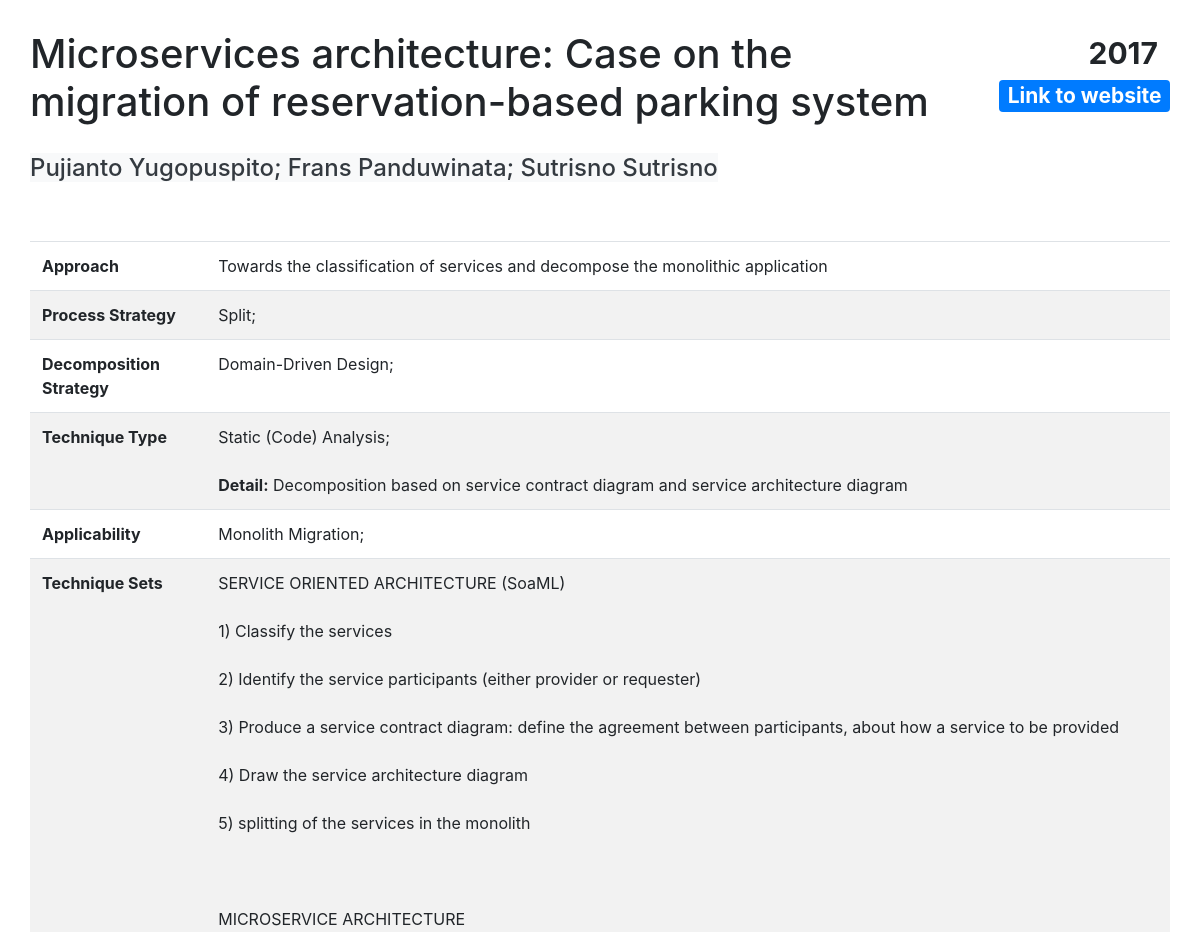
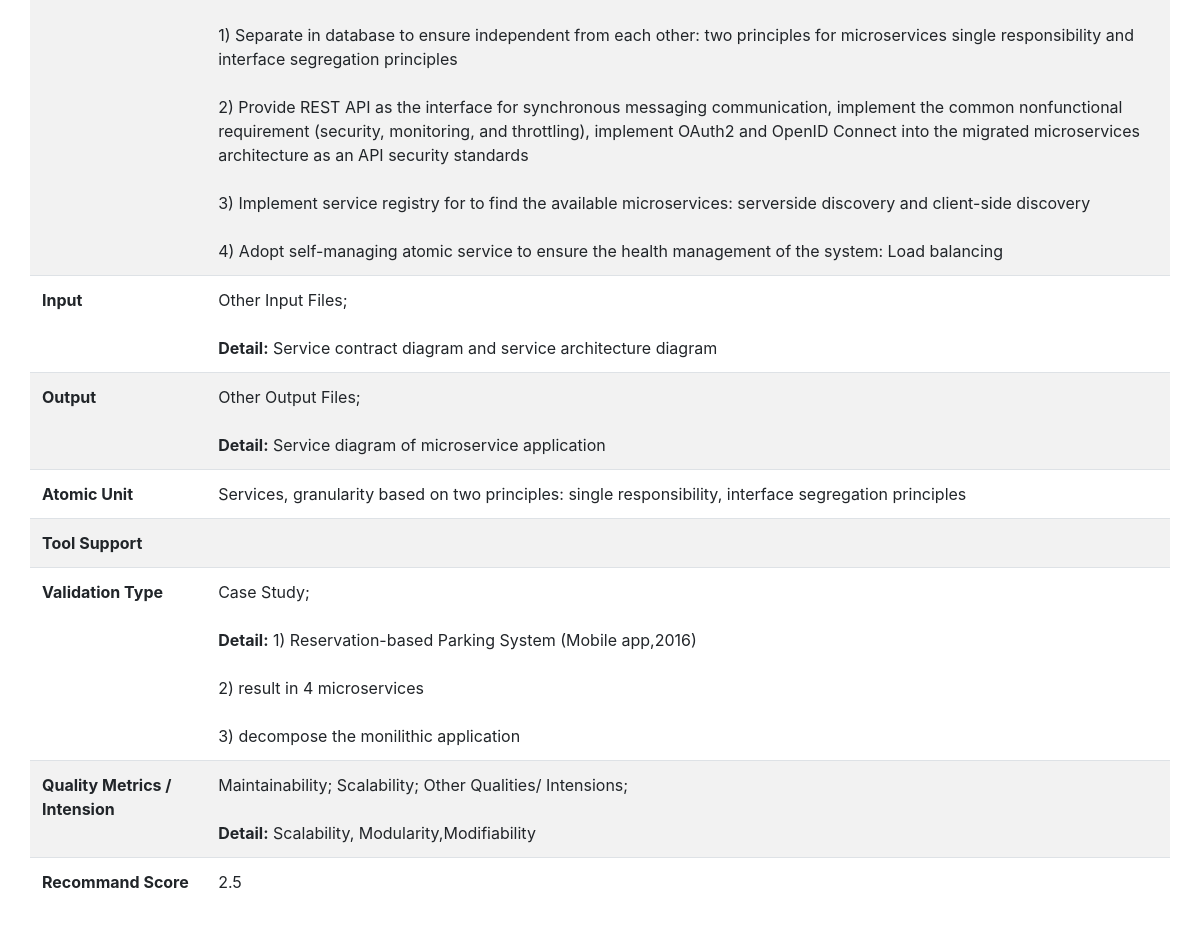
Page /result.php?id=3 on the committed database (2 pictures, top to bottom).
### tables this page shows
CREATE TABLE `contribution` (
  `id` int(11) NOT NULL,
  `Title` varchar(150) NOT NULL DEFAULT 'Title',
  `Year` year(4) NOT NULL DEFAULT 2000,
  `Authors` tinytext NOT NULL,
  `Link` varchar(250) NOT NULL DEFAULT 'Empty Link',
  `Approach` text NOT NULL,
  `Process_Rewrite` tinyint(4) NOT NULL DEFAULT 0 COMMENT 'Process Strategy',
  `Process_Extension` tinyint(4) NOT NULL DEFAULT 0 COMMENT 'Process Strategy',
  `Process_StranglerPattern` tinyint(4) NOT NULL DEFAULT 0 COMMENT 'Process Strategy',
  `Process_ContinuousEvolution` tinyint(4) NOT NULL DEFAULT 0 COMMENT 'Process Strategy',
  `Process_Split` tinyint(4) NOT NULL DEFAULT 0 COMMENT 'Process Strategy',
  `Process_Others` tinyint(4) NOT NULL DEFAULT 0 COMMENT 'Process Strategy',
  `ProcessDetail` mediumtext DEFAULT NULL,
  `Decomposition_DDD` tinyint(4) NOT NULL DEFAULT 0 COMMENT 'Decomposition Strategy',
  `Decomposition_FunctionalDecomposition` tinyint(4) NOT NULL DEFAULT 0 COMMENT 'Decomposition Strategy',
  `Decomposition_ExistingStructure` tinyint(4) NOT NULL DEFAULT 0 COMMENT 'Decomposition Strategy',
  `Decomposition_Others` tinyint(4) NOT NULL DEFAULT 0 COMMENT 'Decomposition Strategy',
  `DecompositionDetail` tinytext DEFAULT NULL,
  `TechniqueSet` mediumtext NOT NULL,
  `Technique_SCA` tinyint(4) NOT NULL DEFAULT 0 COMMENT 'Technique Type',
  `Technique_MDA` tinyint(4) NOT NULL DEFAULT 0 COMMENT 'Technique Type',
  `Technique_WDA` tinyint(4) NOT NULL DEFAULT 0 COMMENT 'Technique Type',
  `Technique_DMC` tinyint(4) NOT NULL DEFAULT 0 COMMENT 'Technique Type',
  `Technique_Others` tinyint(4) NOT NULL DEFAULT 0 COMMENT 'Technique Type',
  `TechniqueTypeDetail` mediumtext DEFAULT NULL,
  `Applicability_GR` tinyint(1) NOT NULL DEFAULT 0 COMMENT 'Applicability',
  `Applicability_MO` tinyint(1) NOT NULL DEFAULT 0 COMMENT 'Applicability',
  `AtomicUnit` tinytext DEFAULT NULL,
  `Input_SourceCode` tinyint(4) NOT NULL DEFAULT 0 COMMENT 'Input Choice',
  `Input_UseCase` tinyint(4) NOT NULL DEFAULT 0 COMMENT 'Input Choice',
  `Input_SystemSpecification` tinyint(4) NOT NULL DEFAULT 0 COMMENT 'Input Choice',
  `Input_API` tinyint(4) NOT NULL DEFAULT 0 COMMENT 'Input Choice',
  `Input_Others` tinyint(4) NOT NULL DEFAULT 0 COMMENT 'Input Choice',
  `InputDetail` tinytext DEFAULT NULL,
  `Output_List` tinyint(4) NOT NULL DEFAULT 0 COMMENT 'Output Choice',
  `Output_Archi` tinyint(4) NOT NULL DEFAULT 0 COMMENT 'Output Choice',
  `Output_Others` tinyint(4) NOT NULL DEFAULT 0 COMMENT 'Output Choice',
  `OutputDetail` tinytext DEFAULT NULL,
  `Tool` mediumtext DEFAULT NULL,
  `Validation_Experiment` tinyint(4) NOT NULL DEFAULT 0 COMMENT 'Validation Type',
  `Validation_Example` tinyint(4) NOT NULL DEFAULT 0 COMMENT 'Validation Type',
  `Validation_CaseStudy` tinyint(4) NOT NULL DEFAULT 0 COMMENT 'Validation Type',
  `Validation_NoValidation` tinyint(4) NOT NULL DEFAULT 0 COMMENT 'Validation Type',
  `ValidationTypeDetail` mediumtext DEFAULT NULL,
  `ValidationMetrics` mediumtext DEFAULT NULL,
  `Quality_Maintainability` tinyint(4) NOT NULL DEFAULT 0 COMMENT 'Quality',
  `Quality_Security` tinyint(4) NOT NULL DEFAULT 0 COMMENT 'Quality',
  `Quality_Performance` tinyint(4) NOT NULL DEFAULT 0 COMMENT 'Quality',
  `Quality_Reliability` tinyint(4) NOT NULL DEFAULT 0 COMMENT 'Quality',
  `Quality_Scalability` tinyint(4) DEFAULT 0 COMMENT 'Quality',
  `Quality_Others` tinyint(4) NOT NULL DEFAULT 0 COMMENT 'Quality',
  `QualityDetail` mediumtext DEFAULT NULL,
  `Score` float NOT NULL DEFAULT 1
);

### result.php (the view, shortened to what this page needs)
<!DOCTYPE html>
<html lang="en">
<head>
    <link rel="stylesheet" href="https://maxcdn.bootstrapcdn.com/bootstrap/4.5.0/css/bootstrap.min.css">
    <link rel="stylesheet" type="text/css" href="css/style.css">
</head>
<?php
include('functions.php');
$servername = "localhost";
$username = "user";
$password = "";
$dbname = "migration";
$conn = new mysqli($servername, $username, $password, $dbname);
$sql = "SELECT * FROM contribution WHERE id=" . $_GET['id'];
$result = $conn->query($sql);
if ($result->num_rows > 0) {
    $row = $result->fetch_assoc();
} else {
    echo "<h1>Error: fail to find detailed page from database</h1>";
}
?>
<body>
    <div class="container-fluid" style="padding:30px">
        <div class="row">
            <div class="col-md-10">
                <div class="page-header">
                    <h1 id="Title" name="Title">
                        <?php
                        echo nl2br($row["Title"]); ?>
                    </h1>
                </div>
            </div>
            <div class="col-md-2">
                <div class="row">
                    <div class="col-md-12">
                        <h1>
                            <span class="badge badge-default float-right" id="Year" name="Year">
                                <?php
                                echo $row["Year"]; ?>
                            </span>
                        </h1>
                    </div>
                </div>
                <div class="row" style="margin-top:5px">
                    <div class="col-md-12">
                        <h3><a href="<?php
                                        echo $row["Link"]; ?>" class="badge badge-primary float-right" id="Link" name="Link" target="_blank">Link to website</a></h3>
                    </div>
                </div>
            </div>
        </div>
        <div class="row" style="margin-top:20px">
            <div class="col-md-12">
                <h4><span class="bg-light text-dark" id="Author" name="Author">
                        <?php
                        echo $row["Authors"]; ?></span></h4>
            </div>
        </div>
        <div class="row" style="margin-top:50px">
            <div class="col-md-12">
                <table class="table">
                    <tbody>
                        <tr class="table">
                            <td>
                                <b>Approach</b>
                            </td>
                            <td id="DetailApproach" name="DetailApproach">
                                <?php
                                echo $row["Approach"]; ?>
                            </td>
                        </tr>
                        <tr class="table">
                            <td>
                                <b>Process Strategy</b>
                            </td>
                            <td id="DetailProcessStrategy" name="DetailProcessStrategy">
                            </td>
                        </tr>
                        <trclass="table">
                            <td>
                                <b>Decomposition Strategy</b>
                            </td>
                            <td id="DetailDecompositionStrategy" name="DetailDecompositionStrategy">
                            </td>
                            <tr class="table">
                                <td>
                                    <b>Technique Type</b>
                                </td>
                                <td id="DetailTechniqueType" name="DetailTechniqueType">
                                    <?php
                                    showTechniqueType($row);
                                    ?>
                                </td>
                            </tr>
                            <tr class="table">
                                <td>
                                    <b>Applicability</b>
                                </td>
                                <td id="DetailApplicability" name="DetailApplicability">
                                </td>
                            </tr>
                            <tr class="table">
                                <td>
                                    <b>Technique Sets</b>
                                </td>
                                <td id="DetailTechniqueSets" name="DetailTechniqueSets">
                                    <?php
                                    echo nl2br($row["TechniqueSet"]); ?>
                                </td>
                            </tr>
                            <tr class="table">
                                <td>
                                    <b> Input</b>
                                </td>
                                <td id="DetailInput" name="DetailInput">
                                    <?php
                                    showInput($row);
                                    ?>
                                </td>
                            </tr>
                            <tr class="table">
                                <td>
                                    <b>Output</b>
                                </td>
                                <td id="DetailOutput" name="DetailOutput">
                                    <?php
                                    showOutput($row);
                                    ?>
                                </td>
                            </tr>
                            <tr class="table">
                                <td>
                                    <b>Atomic Unit</b>
                                </td>
                                <td id="DetailAtomic" name="DetailAtomic">
                                    <?php
                                    echo nl2br($row["AtomicUnit"]); ?>
                                </td>
                            </tr>
                            <tr class="table">
                                <td>
                                    <b>Tool Support</b>
                                </td>
                                <td id="DetailToolSupport" name="DetailToolSupport">
                                </td>
                            </tr>
                            <tr class="table">
                                <td>
                                    <b>Validation Type</b>
                                </td>
                                <td id="DetailValidationType" name="DetailValidationType">
                                    <?php
                                    showValidation($row); ?>
                                </td>
                            </tr>
                            <tr class="table">
                                <td>
                                    <b>Quality Metrics / Intension</b>
                                </td>
                                <td id="DetailQuality" name="DetailQuality">
                                    <?php
                                    showQuality($row); ?>
                                </td>
                            </tr>
                            <tr class="table">
                                <td>
                                    <b>Recommand Score</b>
                                </td>
                                <td id="Score" name="Score">
                                    <?php
                                    echo $row["Score"]; ?>
                                </td>
                            </tr>
                    </tbody>
                </table>
            </div>
        </div>
    </div>
</body>
</html>

### functions.php (shortened to what this page needs)
<?php
function showProcess($row)
{
    $data = "";
    if ($row["Process_Split"] != 0) {
        $data = $data . "Split; ";
    }
    echo nl2br($data);
}
function showDecomposition($row)
{
    $data = "";
    if ($row["Decomposition_DDD"] != 0) {
        $data = $data . "Domain-Driven Design; ";
    }
    echo nl2br($data);
}
function showTechniqueType($row)
{
    $data = "";
    if ($row["Technique_SCA"] != 0) {
        $data = $data . "Static (Code) Analysis; ";
    }
    if ($row["TechniqueTypeDetail"] != null && strcmp($row["TechniqueTypeDetail"], "") != 0) {
        $data = $data . "<br><br><b>Detail:</b> " . $row["TechniqueTypeDetail"];
    }
    echo nl2br($data);
}
function showApplicability($row)
{
    $data = "";
    if ($row["Applicability_MO"] != 0) {
        $data = $data . "Monolith Migration; ";
    }
    echo nl2br($data);
}
function showInput($row)
{
    $data = "";
    if ($row["Input_Others"] != 0) {
        $data = $data . "Other Input Files; ";
    }
    if ($row["InputDetail"] != null && strcmp($row["InputDetail"], "") != 0) {
        $data = $data . "<br><br><b>Detail:</b> " . $row["InputDetail"];
    }
    echo nl2br($data);
}
function showOutput($row)
{
    $data = "";
    if ($row["Output_Others"] != 0) {
        $data = $data . "Other Output Files; ";
    }
    if ($row["OutputDetail"] != null && strcmp($row["OutputDetail"], "") != 0) {
        $data = $data . "<br><br><b>Detail:</b> " . $row["OutputDetail"];
    }
    echo nl2br($data);
}
function showValidation($row)
{
    $data = "";
    if ($row["Validation_CaseStudy"] != 0) {
        $data = $data . "Case Study; ";
    }
    if ($row["ValidationTypeDetail"] != null && strcmp($row["ValidationTypeDetail"], "") != 0) {
        $data = $data . "<br><br><b>Detail:</b> " . $row["ValidationTypeDetail"];
    }
    echo nl2br($data);
}
function showQuality($row)
{
    $data = "";
    if ($row["Quality_Maintainability"] != 0) {
        $data = $data . "Maintainability; ";
    }
    if ($row["Quality_Scalability"] != 0) {
        $data = $data . "Scalability; ";
    }
    if ($row["Quality_Others"] != 0) {
        $data = $data . "Other Qualities/ Intensions; ";
    }
    if ($row["QualityDetail"] != null && strcmp($row["QualityDetail"], "") != 0) {
        $data = $data . "<br><br><b>Detail:</b> " . $row["QualityDetail"];
    }
    echo nl2br($data);
}

### css/style.css (style rules this page uses)
tr:nth-child(even) { background-color: #f2f2f2 }

### rows in the picture
contribution: Title "Microservices architecture: Case on the migration of reservation-based parking system", Year "2017", Authors "Pujianto Yugopuspito; Frans Panduwinata; Sutrisno Sutrisno", Approach "Towards the classification of services and decompose the monolithic application", TechniqueTypeDetail "Decomposition based on service contract diagram and service architecture diagram", TechniqueSet "SERVICE ORIENTED ARCHITECTURE (SoaML) 1) Classify the services 2) Identify the service participants (either provider or requester) 3) Produce a service contract diagram: define the agreement between participants, about how a service to be provided 4) Draw the service architecture diagram 5) splitting of the services in the monolith MICROSERVICE ARCHITECTURE 1) Separate in database to ensure independent from each other: two principles for microservices single responsibility and interface segregation principles 2) Provide REST API as the interface for synchronous messaging communication, implement the common nonfunctional requirement (security, monitoring, and throttling), implement OAuth2…", InputDetail "Service contract diagram and service architecture diagram", OutputDetail "Service diagram of microservice application", AtomicUnit "Services, granularity based on two principles: single responsibility, interface segregation principles", ValidationTypeDetail "1) Reservation-based Parking System (Mobile app,2016) 2) result in 4 microservices 3) decompose the monilithic application", QualityDetail "Scalability, Modularity,Modifiability", Score "2.5"

### other values in the picture
$data "Split;"
$data "Domain-Driven Design;"
$data "Static (Code) Analysis;"
$data "Monolith Migration;"
$data "Other Input Files;"
$data "Other Output Files;"
$data "Case Study;"
$data "Maintainability; Scalability; Other Qualities/ Intensions;"
